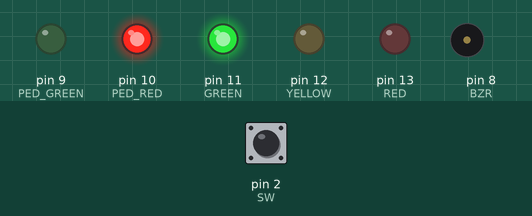
Simulated run of this sketch. Board: Arduino Uno, built with avr-gcc and run on an emulated ATmega328P. Parts: output pins drawn as LEDs (lit = HIGH), buzzer (waves = sounding). The test bench sets the inputs (shaded band); at power-on: pin 2 (SW) HIGH.

Above: at 1.2 s.
1.3 s: pin 2 (SW) pulled LOW for 0.15 s
At 1.9 s:
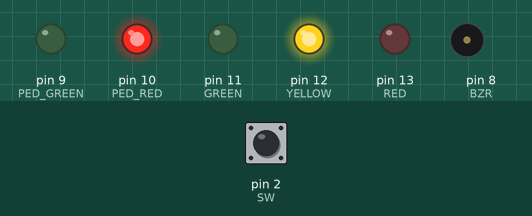
At 5.42 s:
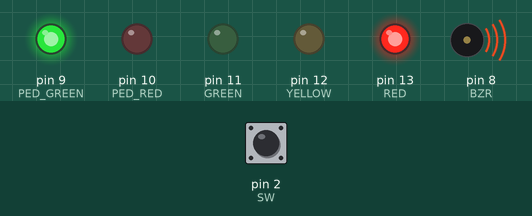
10.4 s: pin 2 (SW) pulled LOW for 3.2 s
At 19.1 s:
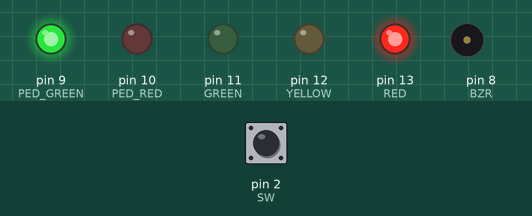
Timing chart, 0 to 21.1 s (numbered marks = the images above; inputs shaded):
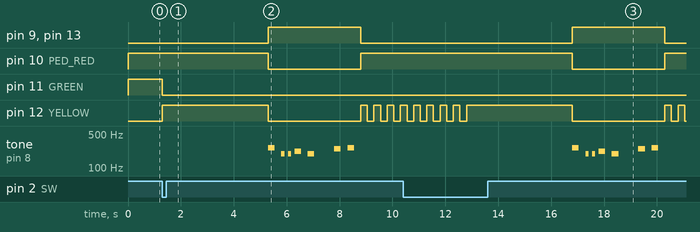

The sketch:

70-traffic_light_project.ino
```cpp
/*
  This program simulates a simplified traffic light system with 3 LEDs for cars,
  2 LEDs for pedestrians, a pedestrian switch to change light sequence and a
  buzzer that plays a tune while pedestrians are allowed to cross.

  Initially both car GREEN and PED_RED are ON.
  Once the pedestrian button is pressed, the car LEDs cycle in 4 second intervals
  until the pedestrian cycle when the buzzer starts. After the pedestrian cycle
  is over, the lights cycle back to their initial condition.
*/

const int RED = 13;
const int YELLOW = 12;
const int GREEN = 11;
const int PED_RED = 10;
const int PED_GREEN = 9;
const int SW = 2;
const int BZR = 8;

#define NOTE_C4  262
#define NOTE_G3  196
#define NOTE_A3  220
#define NOTE_B3  247
#define NOTE_C4  262

int buttonState = 0;

void lightSequence() {
  digitalWrite(GREEN, LOW);
  digitalWrite(YELLOW, HIGH);
  delay(4000);
  digitalWrite(YELLOW, LOW);
  digitalWrite(RED, HIGH);
  digitalWrite(PED_RED, LOW);
  digitalWrite(PED_GREEN, HIGH);
  buzzer();
  digitalWrite(PED_GREEN, LOW);
  digitalWrite(PED_RED, HIGH);
  digitalWrite(RED, LOW);
  flash(YELLOW);
}

void flash(int LED) {
  for (int i = 0; i < 8; i++) {
    digitalWrite(LED, HIGH);
  	delay(250);
  	digitalWrite(LED, LOW);
  	delay(250);
  }
}

void buzzer() {
  int melody[] = {
    NOTE_C4, NOTE_G3, NOTE_G3, NOTE_A3, NOTE_G3, 0, NOTE_B3, NOTE_C4
  };
  int noteDurations[] = {4, 8, 8, 4, 4, 4, 4, 4};
  for (int thisNote = 0; thisNote < 8; thisNote++) {
    int noteDuration = 1000 / noteDurations[thisNote];
    tone(BZR, melody[thisNote], noteDuration);
    int pauseBetweenNotes = noteDuration * 2.0;
    delay(pauseBetweenNotes);
    noTone(BZR);
  }
}

void setup() {
  pinMode(RED, OUTPUT);
  pinMode(YELLOW, OUTPUT);
  pinMode(GREEN, OUTPUT);
  pinMode(PED_RED, OUTPUT);
  pinMode(PED_GREEN, OUTPUT);
  pinMode(SW, INPUT_PULLUP);
  pinMode(BZR, OUTPUT);
}

void loop(){
  buttonState = digitalRead(SW);

  if (buttonState == HIGH) {
    digitalWrite(PED_RED, HIGH);
    digitalWrite(GREEN, HIGH);
  }
  else {
    lightSequence();
  }
}
```

Measured:
- after the input at 1.3 s, pin 9 (PED_GREEN): LOW → HIGH after 4.0 s, → LOW 3.5 s later; pin 10 (PED_RED): HIGH → LOW after 4.0 s, → HIGH 3.5 s later
- after the input at 10.4 s, pin 9 (PED_GREEN): LOW → HIGH after 6.4 s, → LOW 3.5 s later; pin 10 (PED_RED): HIGH → LOW after 6.4 s, → HIGH 3.5 s later
